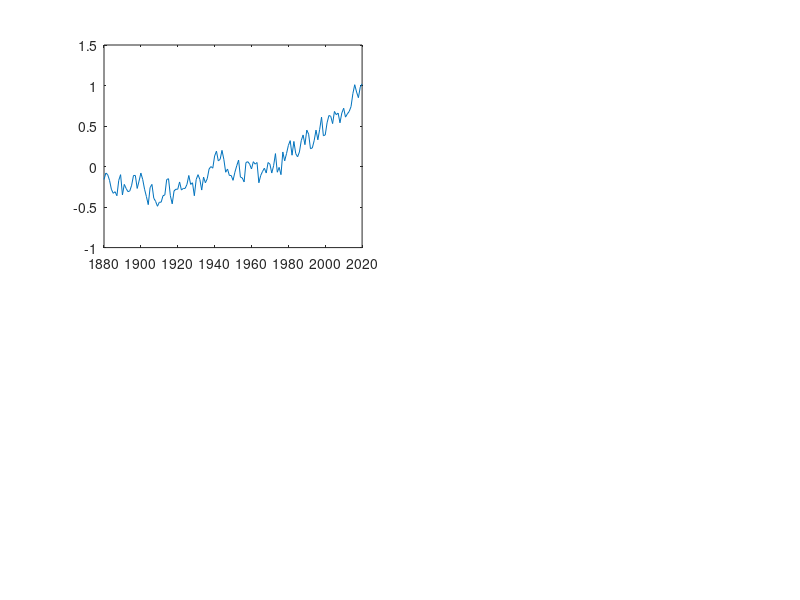

Recreate this plot in MATLAB. (Note: this script raises an error after producing the figure.)
%Analyzing temperature data over the past 140 years to find trends and
%extrapolate into the future.

tempdata = load("globalmeantemperature1880-2020.txt");

%first plot of unaltered data
subplot(2,2,1);
x1 = tempdata(:,1);
y1 = tempdata(:,2);
plot(x1,y1);

%smoothing data
y2 = datasmoothing(y1);

subplot (2,2,2);
plot(x1,y2);




function smootheddata = datasmoothing(mydata)
    newdata = zeros(size(mydata));
    newdata(1,1) = mydata(1,1);
    newdata(141,1) = mydata(141,1);
    for i = 2:1:140
        newdata(i,1) = (mydata(i-1,1) + mydata(i,1) + mydata(i+1,1)) / 3;
    end
    smootheddata = newdata;
end



%%
%Carbon Emissions trend

carbonmat = load ('CarbonEmissions.txt','-ascii');

year = carbonmat(:,1); %year
fossil = carbonmat(:,2); % Fossil CO2 Emissions in tons
change = carbonmat(:,3); %CO2 Emisions Change in percent
capita = carbonmat(:,4); %CO2 Emisions per capita
pop = carbonmat(:,5); %population
popchange = carbonmat(:,6); %change in population in percentages

subplot(3,1,1), plot(year,fossil,'r')
subplot(3,1,2), plot(year, capita,'g')
subplot(3,1,3), plot(fossil,capita,'b')




meantempdat = load("globalmeantemperature1880-2020.txt");

temp = meantempdat(92:137,2);

figure(2)
plot(fossil,temp,'c');



